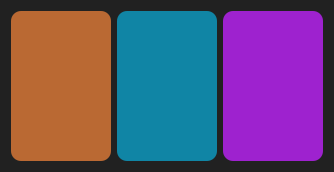
          <widget class="QWidget" name="widget_4" native="true">
           <property name="styleSheet">
            <string notr="true">background-color:rgb(33, 33, 33);
border-radius:15px;</string>
           </property>
           <layout class="QGridLayout" name="gridLayout_2">
            <item row="0" column="1">
             <widget class="QLabel" name="label_2">
              <property name="minimumSize">
               <size>
                <width>100</width>
                <height>150</height>
               </size>
              </property>
              <property name="styleSheet">
               <string notr="true">background-color: rgb(16, 133, 165);
border-radius:10px;</string>
              </property>
              <property name="text">
               <string/>
              </property>
             </widget>
            </item>
            <item row="0" column="2">
             <widget class="QLabel" name="label_3">
              <property name="minimumSize">
               <size>
                <width>100</width>
                <height>150</height>
               </size>
              </property>
              <property name="font">
               <font>
                <family>Plus Jakarta Sans ExtraBold</family>
                <pointsize>12</pointsize>
                <weight>75</weight>
                <bold>true</bold>
               </font>
              </property>
              <property name="styleSheet">
               <string notr="true">background-color: rgb(158, 34, 207);
color: rgb(255, 255, 255);
border-radius:10px;

</string>
              </property>
              <property name="midLineWidth">
               <number>1</number>
              </property>
              <property name="text">
               <string>&lt;html&gt;&lt;head/&gt;&lt;body&gt;&lt;p align=&quot;center&quot;&gt;&lt;br/&gt;&lt;/p&gt;&lt;/body&gt;&lt;/html&gt;</string>
              </property>
              <property name="textFormat">
               <enum>Qt::AutoText</enum>
              </property>
              <property name="scaledContents">
               <bool>true</bool>
              </property>
              <property name="alignment">
               <set>Qt::AlignCenter</set>
              </property>
              <property name="wordWrap">
               <bool>false</bool>
              </property>
              <property name="margin">
               <number>0</number>
              </property>
              <property name="indent">
               <number>-1</number>
              </property>
             </widget>
            </item>
            <item row="0" column="0">
             <widget class="QLabel" name="label">
              <property name="minimumSize">
               <size>
                <width>100</width>
                <height>150</height>
               </size>
              </property>
              <property name="styleSheet">
               <string notr="true">background-color: rgb(186, 105, 51);
border-radius:10px;</string>
              </property>
              <property name="text">
               <string/>
              </property>
             </widget>
            </item>
           </layout>
          </widget>
